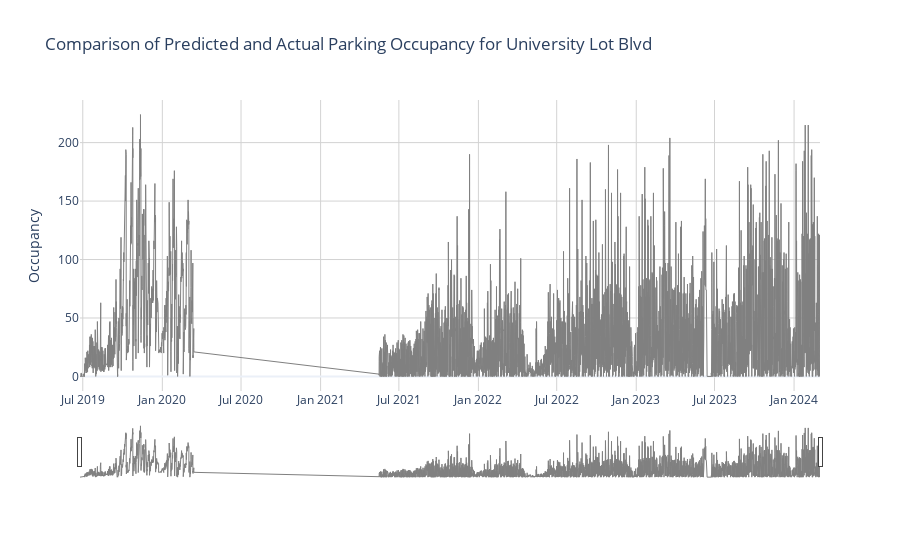

This figure's notebook cell:
### Code cell
import plotly.graph_objects as go


# Create a new figure
fig = go.Figure()

# Add trace for the initial training data
fig.add_trace(go.Scatter(x=train.index, y=train['Occupancy'],
                         name='Initial Training Data',
                         line=dict(color='gray', width=1),
                         hovertemplate='<b>Date</b>: %{x|%m-%d-%Y}<br>' +
                                       '<b>Occupancy</b>: %{y}<br>' +
                                       '<b>Day of Week</b>: %{x| %A}<extra></extra>'))


# Update layout
fig.update_layout(
    title=f'Comparison of Predicted and Actual Parking Occupancy for {parking_lot_to_predict}',
    xaxis=dict(
        rangeslider=dict(visible=True),
        type='date'
    ),
    yaxis_title='Occupancy',
    template='plotly_white',
)

# Update axes appearance
fig.update_xaxes(showgrid=True, gridwidth=1, gridcolor='lightgrey')
fig.update_yaxes(showgrid=True, gridwidth=1, gridcolor='lightgrey')

# Show the plot
fig.show()

### Figure 1 — Plotly figure (JSON) as saved in the notebook; plotly's stock layout.template omitted (floating-point values rounded to 4 significant figures; data arrays with more than 128 entries replaced by an {"elided": "..."} marker saying what was removed)
{"data": [{"hovertemplate": "<b>Date</b>: %{x|%m-%d-%Y}<br><b>Occupancy</b>: %{y}<br><b>Day of Week</b>: %{x| %A}<extra></extra>", "line": {"color": "gray", "width": 1}, "name": "Initial Training Data", "type": "scatter", "x": {"elided": "30800 str values"}, "y": {"elided": "30800 int values"}}], "layout": {"title": {"text": "Comparison of Predicted and Actual Parking Occupancy for University Lot Blvd"}, "xaxis": {"gridcolor": "lightgrey", "gridwidth": 1, "rangeslider": {"visible": true}, "showgrid": true, "type": "date"}, "yaxis": {"gridcolor": "lightgrey", "gridwidth": 1, "showgrid": true, "title": {"text": "Occupancy"}}}}
